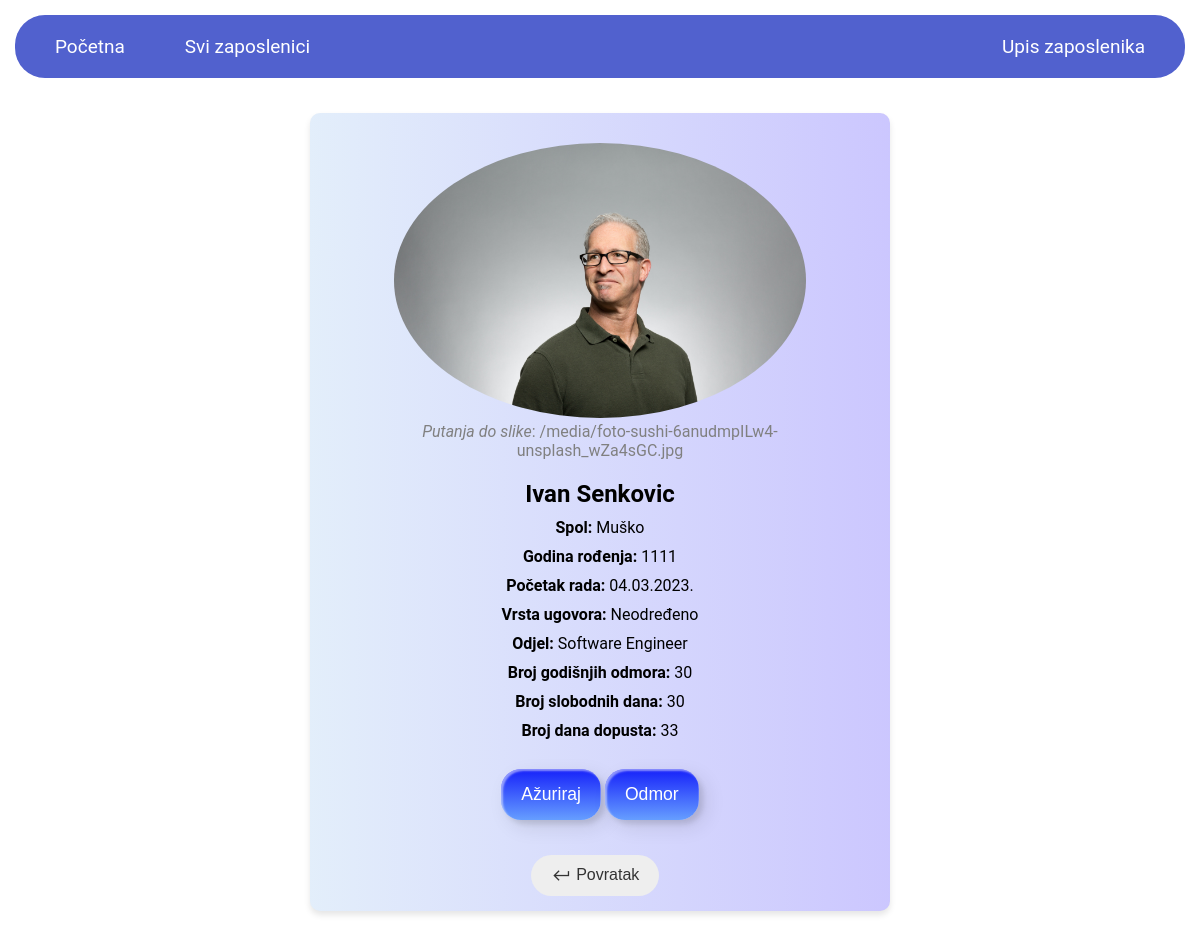
/zaposlenik/20/, run on the app's committed database.
### main/models.py (models this page shows, shortened)
class Zaposlenici(models.Model):
    ime = models.CharField(max_length=100)
    prezime = models.CharField(max_length=100)
    slika = models.ImageField(null=True, default="avatar.svg")
    spol = models.CharField(max_length=2, choices=SPOL_ZAP)
    god_rod = models.PositiveIntegerField()
    pocetak_rada = models.DateField(auto_now_add=True)
    vrsta_ugovora = models.CharField(max_length=10, choices=VRSTA_ODABIR)
    trajanje = models.DateField(blank=True, null=True)
    odjel = models.ForeignKey("Odjeli", on_delete=models.SET_NULL, null=True)
    br_godisnji = models.PositiveIntegerField(blank=True, null=True)
    br_slob = models.PositiveIntegerField(blank=True, null=True)
    br_dopust = models.PositiveIntegerField(blank=True, null=True)

class Odjeli(models.Model):
    odjeli_org = models.CharField(max_length=100)
    def __str__(self):
        return self.odjeli_org

### main/views.py (the view)
# urls.py: path("zaposlenik/<int:pk>/", views.zaposlenik, name="zaposlenik"),
def zaposlenik(request, pk):
    zaposlenik = Zaposlenici.objects.get(id=pk)
    context = {"zaposlenik": zaposlenik}
    return render(request, "main/zaposlenik.html", context)

### main/templates/main/zaposlenik.html (shortened to what this page needs)
{% extends 'main.html' %}
{% load static %}
{% block stil %}
<link
      rel="stylesheet"
      type="text/css"
      href="{% static 'styles/zap_ispis.css' %}"
    />
{% endblock stil %}
{% block content %}
<div class="card">
    <div class="card-image">
      <img src="{{ zaposlenik.slika.url }}" alt="{{ zaposlenik.pk }}">
      <p style="color: grey;"><i>Putanja do slike</i>: {{ zaposlenik.slika.url }}</p>
    </div>
    <div class="card-content">
      <h2>{{ zaposlenik.ime }} {{ zaposlenik.prezime }}</h2>
      <p><strong>Spol:</strong> {{ zaposlenik.get_spol_display }}</p>
      <p><strong>Godina rođenja:</strong> {{ zaposlenik.god_rod }}</p>
      <p><strong>Početak rada:</strong> {{ zaposlenik.pocetak_rada|date:"d.m.Y." }}</p>
      <p><strong>Vrsta ugovora:</strong> {{ zaposlenik.get_vrsta_ugovora_display }}</p>
      <p><strong>Odjel:</strong> {{ zaposlenik.odjel }}</p>
      {% if zaposlenik.br_godisnji %}
      <p><strong>Broj godišnjih odmora:</strong> {{ zaposlenik.br_godisnji }}</p>
      {% endif %}
      {% if zaposlenik.br_slob %}
      <p><strong>Broj slobodnih dana:</strong> {{ zaposlenik.br_slob }}</p>
      {% endif %}
      {% if zaposlenik.br_dopust %}
      <p><strong>Broj dana dopusta:</strong> {{ zaposlenik.br_dopust }}</p>
      {% endif %}
        <br>
    <a href="{% url 'azuriraj' zaposlenik.pk %}"><button class="custom-btn btn-2">Ažuriraj</button></a>
    {% if zaposlenik.br_godisnji or zaposlenik.br_slob or zaposlenik.br_dopust %}
    <a href="{% url 'odmor-zap' zaposlenik.pk %}"><button class="custom-btn btn-2">Odmor</button></a>
    {% endif %}
  </div>
    <a href="{% url 'summary' %}">
      <button class="povratak-btn">
        <span class="material-symbols-outlined" style="font-size:21px;">
        </span>
        Povratak
      </button>
    </a>
  </div>
{% endblock content %}

### static/styles/stilovi.css (style rules this page uses)
body { font-family: 'Roboto', sans-serif; padding: 15px; }
* { margin: 0; padding: 0; }
.custom-btn { height: auto; color: #fff; border-radius: 15px; padding: 7px 21px; font-size: 0.9rem; font-weight: 500; background: transparent; cursor: pointer; transition: all 0.3s ease; position: relative; display: inline-block; box-shadow:inset 2px 2px 2px 0px rgba(255,255,255,.5), 7px 7px 20px 0px rgba(0,0,0,.1), 4px 4px 5px 0px rgba(0,0,0,.1); outline: none; }
.povratak-btn { display: inline-block; background-color: #eee; border: none; color: #333; padding: 10px 20px; font-size: 16px; text-decoration: none; border-radius: 50px; margin-top: 15px; margin-right: 10px; transition: background-color 0.3s ease; cursor: pointer; }
.material-symbols-outlined { font-variation-settings: 'FILL' 0, 'wght' 400, 'GRAD' 0, 'opsz' 48; vertical-align: middle; }

### static/styles/zap_ispis.css (style rules this page uses)
.card { display: flex; flex-direction: column; align-items: center; justify-content: center; background-image: linear-gradient(to right, rgba(170, 204, 242, 0.332) , rgba(106, 92, 253, 0.347)); background-color: #fff; border-radius: 10px; box-shadow: 0 4px 6px rgba(0, 0, 0, 0.1); width: 550px; height: auto; overflow: hidden; margin: 0 auto; margin-top: 35px; padding: 15px; }
.card-image { width: 75%; height: auto; overflow: hidden; margin-top: 15px; text-align: center; }
.card-image img { width: 100%; height: 100%; object-fit: cover; object-position: center; border-radius: 50%; }
.card-content { padding: 20px; text-align: center; }
.card-content h2 { font-size: 24px; margin-bottom: 10px; }
.card-content p { font-size: 16px; margin: 10px 0; }
.custom-btn { height: auto; color: #fff; border-radius: 20px; padding: 15px 20px; font-size: 1.1rem; font-weight: 500; background: transparent; cursor: pointer; transition: all 0.3s ease; position: relative; display: inline-block; box-shadow:inset 2px 2px 2px 0px rgba(255,255,255,.5), 7px 7px 20px 0px rgba(0,0,0,.1), 4px 4px 5px 0px rgba(0,0,0,.1); outline: none; }
.btn-2 { background: rgb(95, 44, 249); background: linear-gradient(0deg, rgb(102, 158, 255) 0%,rgb(22, 33, 250)) 100%; border: none; }
.btn-2:before { height: 0%; width: 2px; }

### data on the page
Zaposlenici: slika (picture), slika "/media/foto-sushi-6anudmpILw4-unsplash_wZa4sGC.jpg", ime "Ivan", prezime "Senkovic", spol "Muško", god_rod "1111", pocetak_rada "04.03.2023.", vrsta_ugovora "Neodređeno", odjel "Software Engineer", br_godisnji "30", br_slob "30", br_dopust "33"
